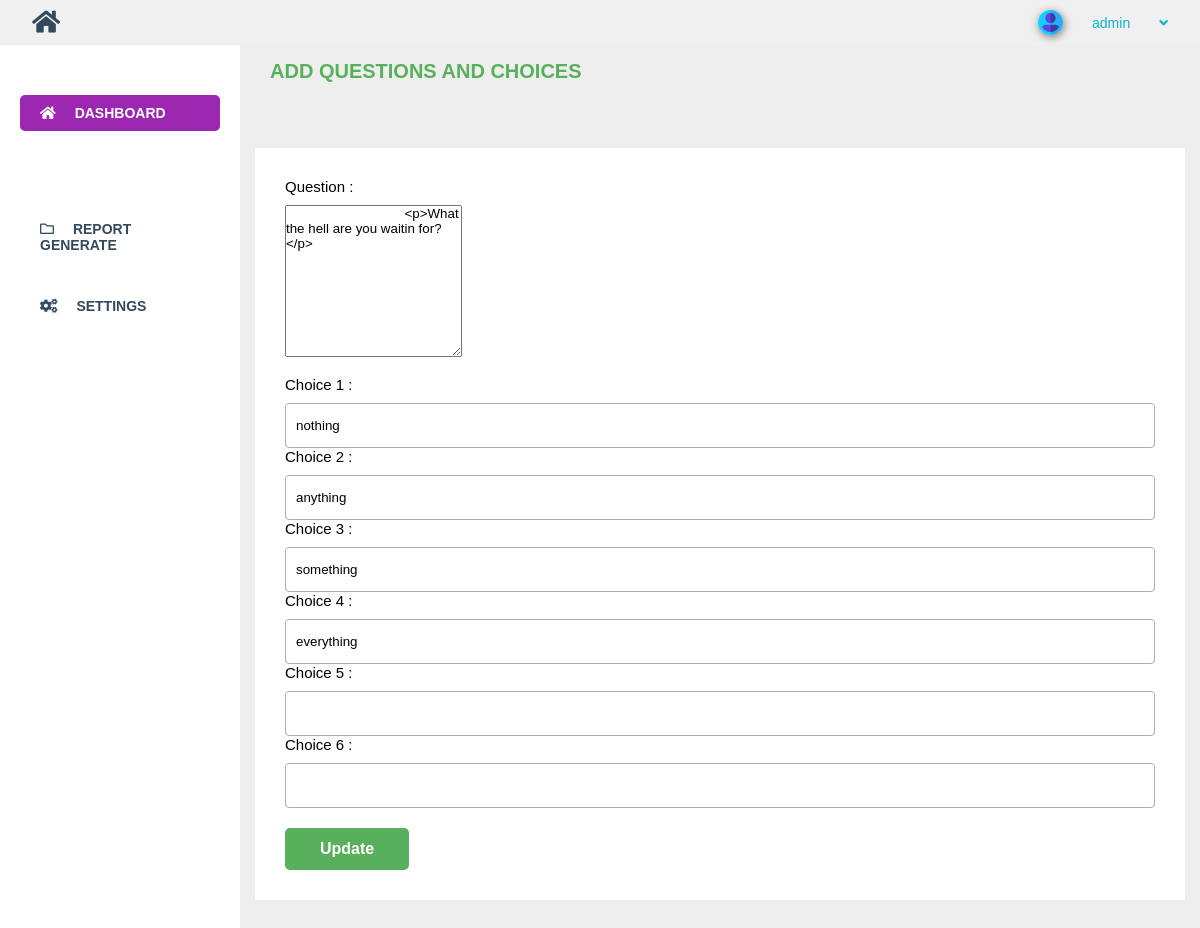
/admin/edit-question.php?id=9 (signed in), run on the app's committed database.
### tables this page shows
CREATE TABLE `questions` (
  `id` int(10) NOT NULL,
  `question` longtext DEFAULT NULL
);

CREATE TABLE `choices` (
  `id` int(10) NOT NULL,
  `question_id` int(10) DEFAULT NULL,
  `choice_1` mediumtext DEFAULT NULL,
  `choice_2` mediumtext DEFAULT NULL,
  `choice_3` mediumtext DEFAULT NULL,
  `choice_4` mediumtext DEFAULT NULL,
  `choice_5` mediumtext DEFAULT NULL,
  `choice_6` mediumtext DEFAULT NULL,
  `answer` varchar(50) DEFAULT NULL
);

### admin/edit-question.php (the view, shortened to what this page needs)
<?php
$conn = database();
if(isset($_GET['id'])) {
    function questionSingle($id) {
        global $conn;
        $sql = "select id, question from questions where id = '$id'";
        $result = $conn->query($sql);
        $data = array();
        if($result->num_rows > 0) {
            while($row = $result->fetch_assoc()) {
                $data[] = $row;
            }
            return $data;
        }
    }
        $question_id = $_GET['id'];
        global $conn;
        $sql = "select id, choice_1, choice_2, choice_3, choice_4, choice_5, choice_6 from choices where question_id = '$question_id'";
        $result = $conn->query($sql);
        if($result->num_rows > 0) {
            while($row = $result->fetch_assoc()) {
                $choice_1 = $row['choice_1'];
                $choice_2 = $row['choice_2'];
                $choice_3 = $row['choice_3'];
                $choice_4 = $row['choice_4'];
                $choice_5 = $row['choice_5'];
                $choice_6 = $row['choice_6'];
            }
    }
    $questionSingle = questionSingle($_GET['id']);
}
?>
<!DOCTYPE html>
<html lang="en">
<head>
    <link rel="stylesheet" href="css/fontawesome.css">
    <link rel="stylesheet" href="style.css">
</head>
<body>
    <div id="main">
        <div id="page-wrapper">
            <div class="dashboard-area">
                <h3 class="section-heading">Add Questions and Choices</h3>
                <div class="wrapper">
                <?php  foreach($questionSingle as $ques) :?>
                    <div class="form">
                        <form action="edit-question.php" method="post">
                            <div class="input-items">
                                <label for="topic">Question : </label>
                                <textarea name="question" id="question" rows="10">
                                <?php echo $ques['question']; ?>
                                </textarea>
                            </div>
                            <div class="input-items">
                                <label for="answer">Choice 1 : </label>
                                <input type="text" name="choice_1" id="answer"
                                value="<?php echo $choice_1; ?>">
                                <label for="answer">Choice 2 : </label>
                                <input type="text" name="choice_2" id="answer"
                                value="<?php echo $choice_2; ?>">
                                <label for="answer">Choice 3 : </label>
                                <input type="text" name="choice_3" id="answer"
                                value="<?php echo $choice_3; ?>">
                                <label for="answer">Choice 4 : </label>
                                <input type="text" name="choice_4" id="answer"
                                value="<?php echo $choice_4; ?>">
                                <label for="answer">Choice 5 : </label>
                                <input type="text" name="choice_5" id="answer"
                                value="<?php echo $choice_5; ?>">
                                <label for="answer">Choice 6 : </label>
                                <input type="text" name="choice_6" id="answer"
                                value="<?php echo $choice_6; ?>">
                            </div>
                            <button class="btn btn-green">Update</button>
                        </form>
                    </div>
                <?php endforeach; ?>
                </div>
            </div>
        </div>
    </div>
</body>
</html>

### admin/style.css (style rules this page uses)
* { margin: 0; padding: 0; box-sizing: border-box; font-family: Arial, Helvetica, sans-serif; }
:root { --th-bg-blue: #0bb4c8; --th-bg-green: #58b05c; --th-bg-danger: #eb4844; --th-bg-light:#eeeeee; --th-bg-primary:#9c27b0; --text-blue: #0bb4c8; --text-green: #58b05c; --text-danger: #eb4844; --text-white: white; --text-dark: #34495E; }
body { overflow: hidden; }
.btn { border-radius: 5px; display: inline-block; padding: 12px 35px; border: none; color: var(--text-white); cursor: pointer; text-decoration: none; font-size: 16px; font-weight: 600; }
.btn-green { background-color: var(--th-bg-green); }
.input-items label { display: block; text-align: left; font-size: 15px; font-weight: 300; margin-bottom: 10px; }
.input-items input { width: 100%; height: 45px; padding: 10px; border: 1px solid #AFAFAF; border-radius: 4px; }
.input-items { margin-bottom: 15px; text-align: left; }
#page-wrapper { display: flex; justify-content: space-between; }
.dashboard-area { width: 80%; height: 100vh; padding-bottom: 100px; overflow-y: auto; background-color: var(--th-bg-light); }
h3.section-heading { color: var(--text-green); text-transform: uppercase; padding: 15px 30px; text-align: left; font-size: 20px; margin-bottom: 50px; }
.wrapper { padding: 30px; background: white; margin: 0 15px; }

### data on the page
questions: question "<p>What the hell are you waitin for?</p>"
choices: choice_1 "nothing", choice_2 "anything", choice_3 "something", choice_4 "everything"

### other printed values
$_SESSION['user_type'] "admin"
